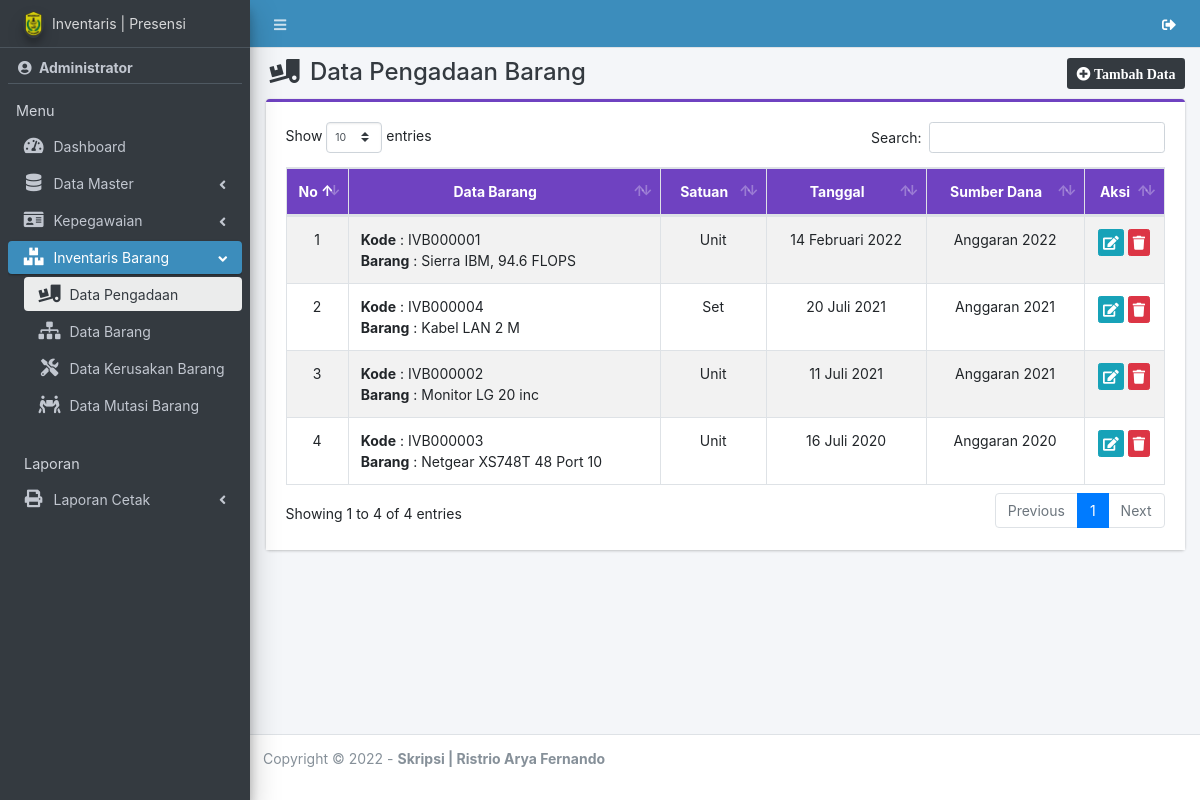
/admin/pengadaan/index.php (signed in), run on an earlier commit of the app's database.
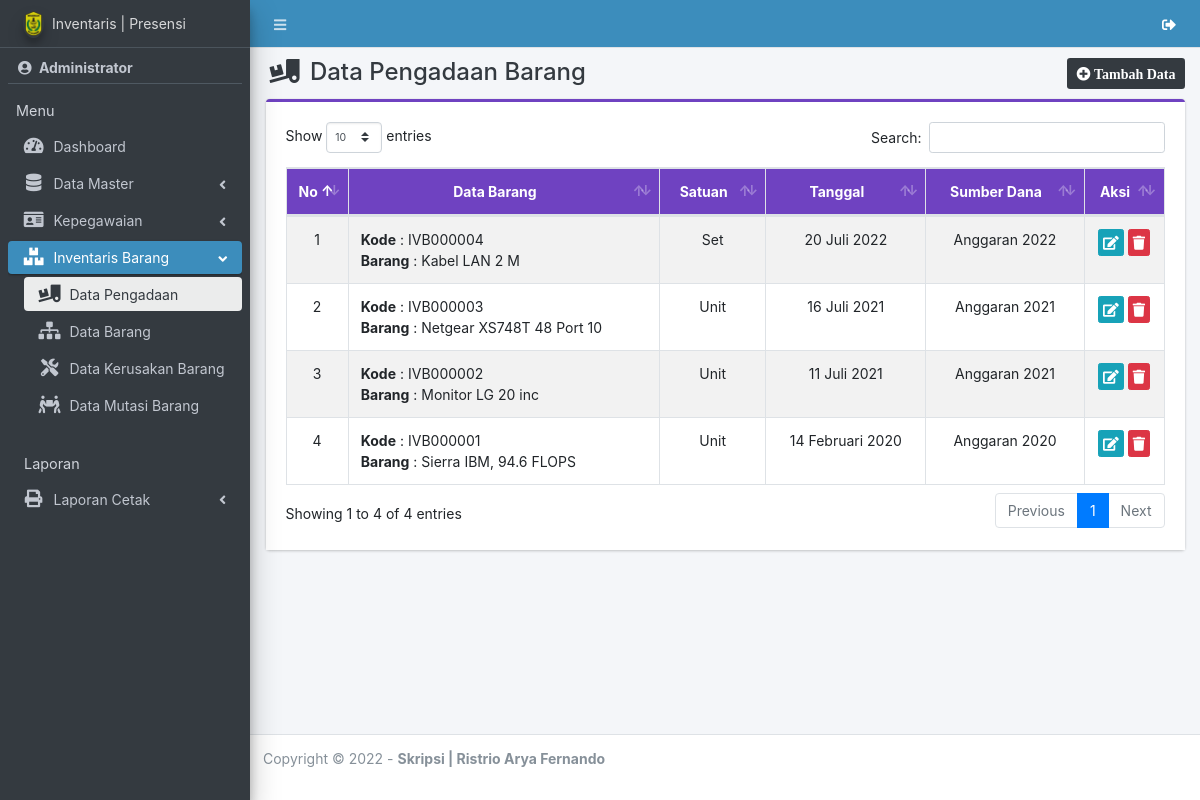
And on a later commit of the database.
### tables this page shows
CREATE TABLE `pengadaan` (
  `id_pengadaan` int(11) NOT NULL,
  `kd_pengadaan` varchar(20) NOT NULL,
  `nm_barang` varchar(50) NOT NULL,
  `satuan` varchar(20) NOT NULL,
  `tgl_pengadaan` date NOT NULL,
  `sumber_dana` varchar(50) NOT NULL
);

### app/config.php (called while the page is built, shortened)
<?php
function tgl($tanggal)
{
  $bulan = array(
    1 =>   'Januari',
    'Februari',
    'Maret',
    'April',
    'Mei',
    'Juni',
    'Juli',
    'Agustus',
    'September',
    'Oktober',
    'November',
    'Desember'
  );
  $pecahkan = explode('-', $tanggal);
  return $pecahkan[2] . ' ' . $bulan[(int) $pecahkan[1]] . ' ' . $pecahkan[0];
}

### admin/pengadaan/index.php (the view, shortened to what this page needs)
<?php
require '../../app/config.php';
include_once '../../template/header.php';
include_once '../../template/sidebar.php';
?>
<div class="content-wrapper">
    <div class="content-header">
        <div class="container-fluid">
            <div class="row">
                <div class="col-sm-6">
                    <h4 class="m-0 text-dark"><i class="fas fa-truck-loading ml-1 mr-1"></i> Data Pengadaan Barang</h4>
                </div>
                <div class="col-sm-6 text-right">
                    <a href="tambah" class="btn btn-sm bg-dark"><i class="fa fa-plus-circle"> Tambah Data</i></a>
                </div>
            </div>
        </div>
    </div>
    <section class="content">
        <div class="container-fluid">
            <div class="row">
                <div class="col-md-12">
                    <div class="card card-purple card-outline">
                        <div class="card-body" style="background-color: white;">
                            <div class="table-responsive">
                                <table id="example1" class="table table-bordered table-striped dataTable">
                                    <thead class="bg-purple">
                                        <tr align="center">
                                            <th>No</th>
                                            <th>Data Barang</th>
                                            <th>Satuan</th>
                                            <th>Tanggal</th>
                                            <th>Sumber Dana</th>
                                            <th>Aksi</th>
                                        </tr>
                                    </thead>
                                    <tbody>
                                        <?php
                                        $no = 1;
                                        $data = $con->query("SELECT * FROM pengadaan ORDER BY tgl_pengadaan DESC");
                                        while ($row = $data->fetch_array()) {
                                        ?>
                                            <tr>
                                                <td align="center" width="5%"><?= $no++ ?></td>
                                                <td>
                                                    <b>Kode</b> : <?= $row['kd_pengadaan'] ?><br>
                                                    <b>Barang</b> : <?= $row['nm_barang'] ?><br>
                                                </td>
                                                <td align="center"><?= $row['satuan'] ?></td>
                                                <td align="center"><?= tgl($row['tgl_pengadaan']) ?></td>
                                                <td align="center"><?= $row['sumber_dana'] ?></td>
                                                <td align="center" width="9%">
                                                    <a href="edit?id=<?= $row[0] ?>" class="btn btn-info btn-xs" title="Edit"><i class="fa fa-edit"></i></a>
                                                    <a href="hapus?id=<?= $row[0] ?>" class="btn btn-danger btn-xs alert-hapus" title="Hapus"><i class="fa fa-trash"></i> </a>
                                                </td>
                                            </tr>
                                        <?php } ?>
                                    </tbody>
                                </table>
                            </div>
                        </div>
                    </div>
                </div>
            </div>
        </div>
    </section>
</div>
<?php
include_once '../../template/footer.php';
?>

What changed in the data, as far as the page shows it:
changed pengadaan "IVB000004": tgl_pengadaan "20 Juli 2021" → "20 Juli 2022"; sumber_dana "Anggaran 2021" → "Anggaran 2022"; moves up the list
changed pengadaan "IVB000003": tgl_pengadaan "16 Juli 2020" → "16 Juli 2021"; sumber_dana "Anggaran 2020" → "Anggaran 2021"; moves up the list
shown differently, row unchanged: pengadaan "IVB000002": moves down the list
changed pengadaan "IVB000001": tgl_pengadaan "14 Februari 2022" → "14 Februari 2020"; sumber_dana "Anggaran 2022" → "Anggaran 2020"
